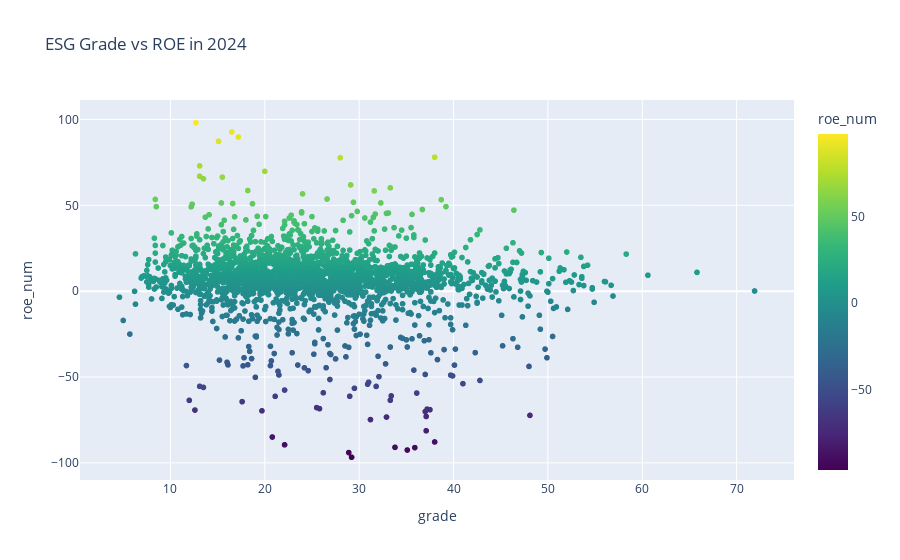

Source (notebook cell):
### Code cell
df_merge_2024 = df_merge[df_merge['Year'] == '2024']
fig = px.scatter(
    df_merge_2024,
    x='grade',
    y='roe_num',
    color='roe_num',  # 'roe' utilisé pour la couleur continue
    hover_name='grade',
    color_continuous_scale=px.colors.sequential.Viridis,  # Exemple d'échelle de couleurs continue
    title='ESG Grade vs ROE in 2024'
)

# Afficher le graphique
fig.show()

### Figure 1 — Plotly figure (JSON) as saved in the notebook; plotly's stock layout.template omitted (floating-point values rounded to 4 significant figures; data arrays with more than 128 entries replaced by an {"elided": "..."} marker saying what was removed)
{"data": [{"hovertemplate": "<b>%{hovertext}</b><br><br>grade=%{x}<br>roe_num=%{marker.color}<extra></extra>", "hovertext": {"elided": "2257 float values"}, "legendgroup": "", "marker": {"color": {"elided": "2257 float values"}, "coloraxis": "coloraxis", "symbol": "circle"}, "mode": "markers", "name": "", "showlegend": false, "type": "scattergl", "x": {"elided": "2257 float values"}, "xaxis": "x", "y": {"elided": "2257 float values"}, "yaxis": "y"}], "layout": {"coloraxis": {"colorbar": {"title": {"text": "roe_num"}}, "colorscale": [[0, "#440154"], [0.1111, "#482878"], [0.2222, "#3e4989"], [0.3333, "#31688e"], [0.4444, "#26828e"], [0.5556, "#1f9e89"], [0.6667, "#35b779"], [0.7778, "#6ece58"], [0.8889, "#b5de2b"], [1, "#fde725"]]}, "legend": {"tracegroupgap": 0}, "title": {"text": "ESG Grade vs ROE in 2024"}, "xaxis": {"anchor": "y", "domain": [0, 1], "title": {"text": "grade"}}, "yaxis": {"anchor": "x", "domain": [0, 1], "title": {"text": "roe_num"}}}}
